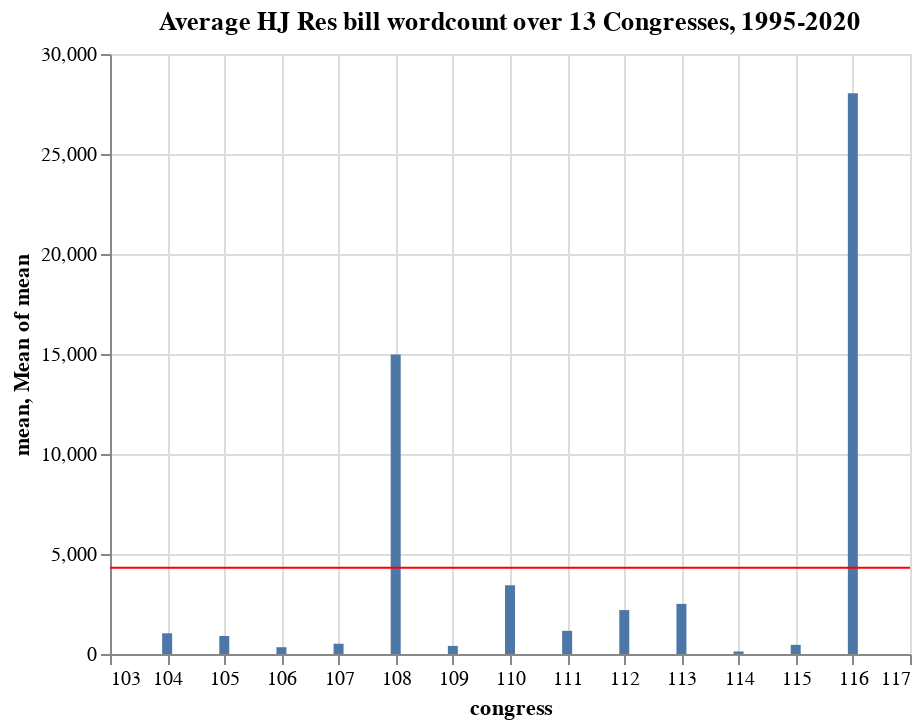

Source (notebook cell):
### Markdown cell above
#### Graphing the mean hjres bill word count by congress

### Code cell
bar = alt.Chart(summary).mark_bar().encode(
    x='congress',
    y='mean'
)
rule = alt.Chart(summary).mark_rule(color='red').encode(
    y='mean(mean):Q'
)

(bar + rule).properties(
    title='Average HJ Res bill wordcount over 13 Congresses, 1995-2020'
)

### Figure 1 — Vega-Lite specification as saved in the notebook (floating-point values rounded to 4 significant figures)
{"config": {"view": {"continuousWidth": 400, "continuousHeight": 300}}, "layer": [{"mark": "bar", "encoding": {"x": {"type": "quantitative", "field": "congress"}, "y": {"type": "quantitative", "field": "mean"}}}, {"mark": {"type": "rule", "color": "red"}, "encoding": {"y": {"type": "quantitative", "aggregate": "mean", "field": "mean"}}}], "data": {"name": "data-d28dd3947dabdbc2ff6c0abe7cc9ff90"}, "title": "Average HJ Res bill wordcount over 13 Congresses, 1995-2020", "$schema": "https://vega.github.io/schema/vega-lite/v4.8.1.json", "datasets": {"data-d28dd3947dabdbc2ff6c0abe7cc9ff90": [{"congress": 104, "mean": 1034.0, "median": 286.5, "max": 3038.0, "min": 153.0}, {"congress": 105, "mean": 900.7, "median": 178.5, "max": 6049.0, "min": 101.0}, {"congress": 106, "mean": 339.7, "median": 134.5, "max": 2288.0, "min": 103.0}, {"congress": 107, "mean": 513.3, "median": 242.0, "max": 2210.0, "min": 105.0}, {"congress": 108, "mean": 14980.0, "median": 329.0, "max": 261400.0, "min": 104.0}, {"congress": 109, "mean": 405.2, "median": 189.5, "max": 2868.0, "min": 105.0}, {"congress": 110, "mean": 3436.0, "median": 284.5, "max": 26640.0, "min": 103.0}, {"congress": 111, "mean": 1159.0, "median": 392.0, "max": 9646.0, "min": 103.0}, {"congress": 112, "mean": 2196.0, "median": 1862.0, "max": 5582.0, "min": 103.0}, {"congress": 113, "mean": 2506.0, "median": 321.5, "max": 17800.0, "min": 107.0}, {"congress": 114, "mean": 126.7, "median": 104.0, "max": 173.0, "min": 103.0}, {"congress": 115, "mean": 458.9, "median": 149.5, "max": 5098.0, "min": 128.0}, {"congress": 116, "mean": 28040.0, "median": 177.5, "max": 222000.0, "min": 117.0}]}}
